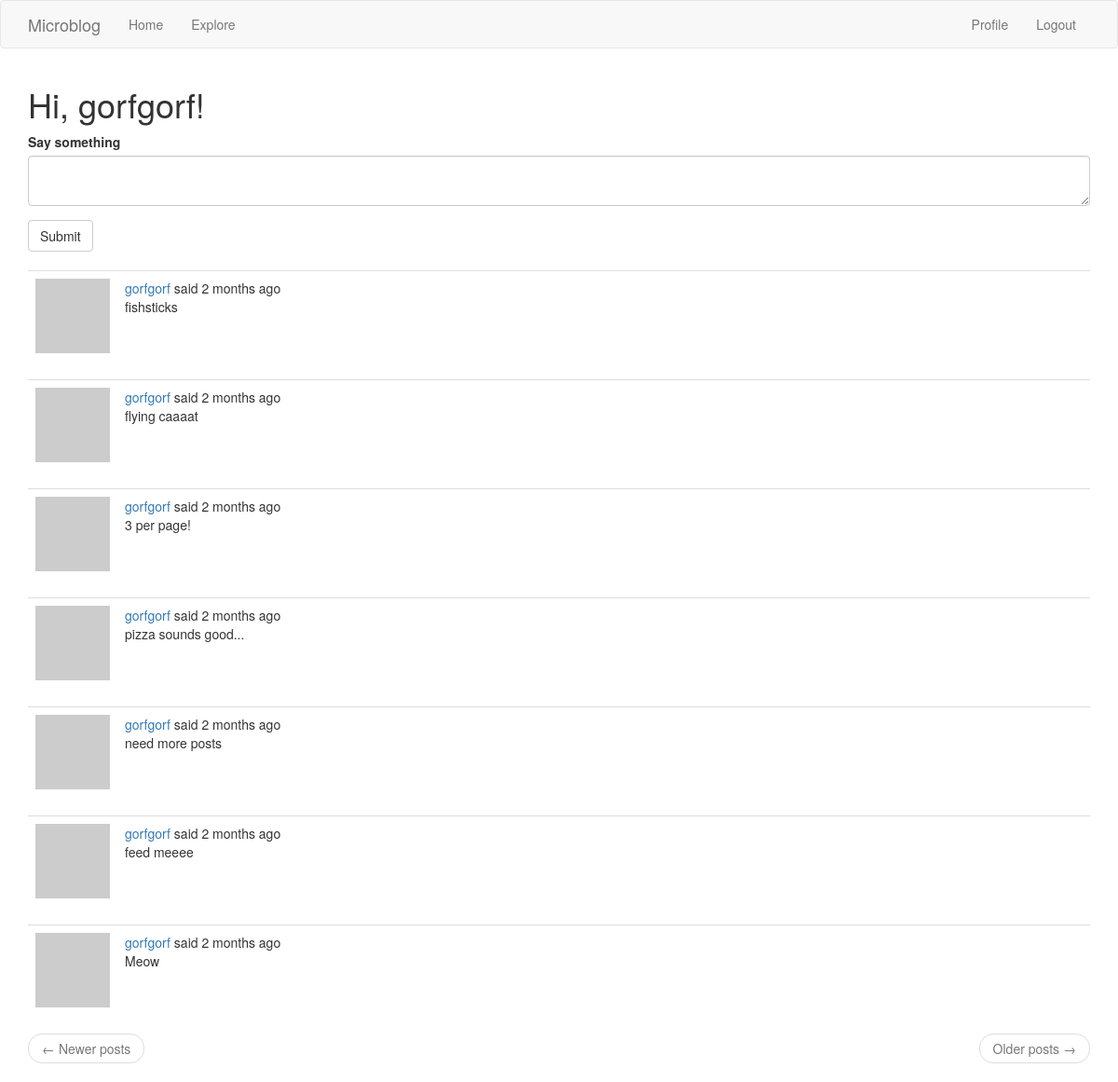
Page /index (signed in) on the committed database.
### app/models.py (models this page shows, shortened)
class User(UserMixin, db.Model):
    id = db.Column(db.Integer, primary_key=True)
    username = db.Column(db.String(64), index=True, unique=True)
    email = db.Column(db.String(120), index=True, unique=True)
    password_hash = db.Column(db.String(128))
    posts = db.relationship('Post', backref='author', lazy='dynamic')
    about_me = db.Column(db.String(140))
    last_seen = db.Column(db.DateTime, default=datetime.utcnow)
    followed = db.relationship(
        'User', secondary=followers,
        primaryjoin=(followers.c.follower_id == id),
        secondaryjoin=(followers.c.followed_id == id),
        backref=db.backref('followers', lazy='dynamic'), lazy='dynamic')
    def avatar(self, size):
        digest = md5(self.email.lower().encode('utf-8')).hexdigest()
        return 'https://www.gravatar.com/avatar/{}?d=identicon&s={}'.format(digest, size)
    def followed_posts(self):
        followed = Post.query.join(
            followers, (followers.c.followed_id == Post.user_id)).filter(
            followers.c.follower_id == self.id)
        own = Post.query.filter_by(user_id=self.id)
        return followed.union(own).order_by(Post.timestamp.desc())

class Post(db.Model):
    id = db.Column(db.Integer, primary_key=True)
    body = db.Column(db.String(140))
    timestamp = db.Column(db.DateTime, index=True, default=datetime.utcnow)
    user_id = db.Column(db.Integer, db.ForeignKey('user.id'))

### app/routes.py (the view)
@app.route('/', methods=['GET', 'POST'])
@app.route('/index', methods=['GET', 'POST'])
@login_required
def index():
    form = PostForm()
    if form.validate_on_submit():
        post = Post(body=form.post.data, author=current_user)
        db.session.add(post)
        db.session.commit()
        flash(_('Your post is now live!'))
        return redirect(url_for('index'))
    page = request.args.get('page', 1, type=int)
    posts = current_user.followed_posts().paginate(
        page, app.config['POSTS_PER_PAGE'], False
    )
    next_url = url_for('index', page=posts.next_num) if posts.has_next else None
    prev_url = url_for('index', page=posts.prev_num) if posts.has_prev else None
    return render_template('index.html', title=_('Home Page'), form=form,
                           posts=posts.items, next_url=next_url, prev_url=prev_url)

### app/forms.py
class PostForm(FlaskForm):
    post = TextAreaField(_l('Say something'), validators=[DataRequired()])
    submit = SubmitField(_l('Submit'))

### app/models.py (called while the page is built)
@login.user_loader
def load_user(id):
    return User.query.get(int(id))

### app/routes.py (called while the page is built)
@app.before_request
def before_request():
    if current_user.is_authenticated:
        current_user.last_seen = datetime.utcnow()
        db.session.commit()
    g.locale = str(get_locale())

### app/templates/index.html
{% extends "base.html" %}
{% import 'bootstrap/wtf.html' as wtf %}
{% block app_content %}
	<h1>{{ _('Hi, %(username)s!', username=current_user.username) }}</h1>
    {% if form %}
        {{ wtf.quick_form(form) }}
        <br>
    {% endif %}
	{% for post in posts %}
        {% include '_post.html' %}
	{% endfor %}
    <nav aria-label="...">
        <ul class="pager">
            <li class="previous{% if not prev_url %} disabled{% endif %}">
                <a href="{{ prev_url or '#' }}">
                    <span aria-hidden="true">&larr;</span> {{ _('Newer posts') }}
                </a>
            </li>
            <li class="next{% if not next_url %} disabled{% endif %}">
                <a href="{{ next_url or '#' }}">
                    {{ _('Older posts') }} <span aria-hidden="true">&rarr;</span>
                </a>
            </li>
        </ul>
    </nav>
{% endblock %}

### app/templates/_post.html (shortened to what this page needs)
<table class="table table-hover">
	<tr>
		<td width="70px">
			<a href="{{ url_for('user', username=post.author.username) }}">
				<img src="{{ post.author.avatar(70) }}" />
			</a>
		</td>
		<td>
                {{ _('%(username)s said %(when)s',
				username=user_link, when=moment(post.timestamp).fromNow()) }}
			<br>
			{{ post.body }}
		</td>
	</tr>
</table>

### rows in the picture
Post: body "fishsticks"
Post: body "flying caaaat"
Post: body "3 per page!"
Post: body "pizza sounds good..."
Post: body "need more posts"
Post: body "feed meeee"
Post: body "Meow"
